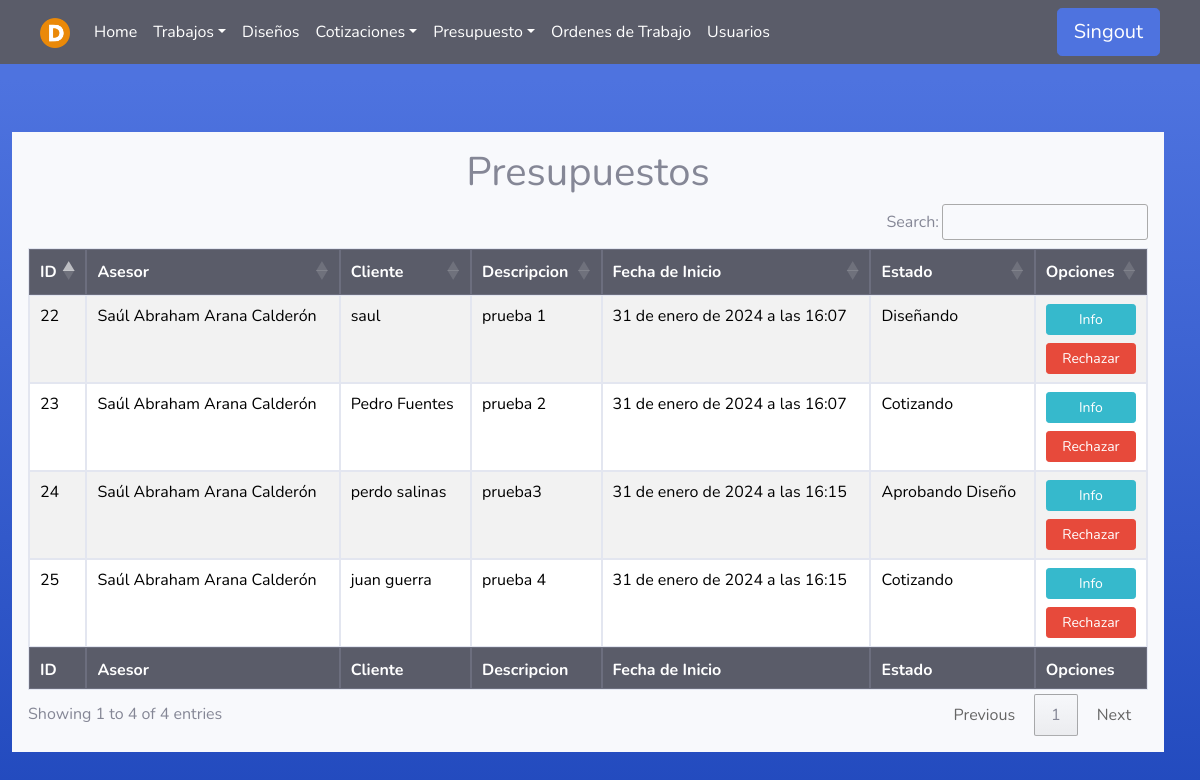
/Presupuesto/ (signed in), run on the app's committed database.
### Asesores/models.py (models this page shows)
class Presupuesto(models.Model):
    asesor = models.ForeignKey(User, on_delete=models.PROTECT, null=False, blank=False)
    fecha_inicio = models.DateTimeField(null=False, auto_now_add=True, blank=False)
    cliente = models.CharField(max_length=100, null=False, blank=False)
    descripcion = models.TextField(null=False, blank=False)
    estado=models.TextField(null=True, blank=True)
    fecha_fin = models.DateTimeField(null=True, blank=True)

### Asesores/views.py (the view)
# urls.py: path('', asesor_views.listadoP , name='Presupuesto'),
@login_required(login_url='index')
def listadoP(request):
    user = request.user
    if user.groups.filter(name='Asesor').exists():
        pres = Presupuesto.objects.filter(fecha_fin=None, asesor=user)
        return render(request, 'Asesor/listado_presupuesto.html', {'pres': pres})
    elif (user.groups.filter(name='Administrador').exists() or user.is_superuser):
        pres = Presupuesto.objects.filter(fecha_fin=None)
        return render(request, 'Asesor/listado_presupuesto.html', {'pres': pres})
    else:
        error = "No tienes permiso para acceder a esta página."
        return render(request, '404.html', {'error': error})

### Templates/Asesor/listado_presupuesto.html (shortened to what this page needs)
{% extends 'tables.html' %}
{% block botones%}
<div class="text-center">
    <h1>Presupuestos</h1>
</div>
{% endblock %}
{% load static %}
{% block head %}
<th>ID</th>
{% if user.is_superuser or user.groups.all.0.name == "Administrador" %}
<th>Asesor</th>
{% endif %}
<th>Cliente</th>
<th>Descripcion</th>
<th>Fecha de Inicio</th>
<th>Estado</th>
<th>Opciones</th>
{% endblock %}
{% block tbody %}
{% for p in pres %}
<tr>
    <td>{{ p.id }}</td>
    {% if user.is_superuser or user.groups.all.0.name == "Administrador" %}
    <td>{{ p.asesor.first_name}} {{ p.asesor.last_name}}</td>
    {% endif %}
    <td>{{ p.cliente }}</td>
    <td>{{ p.descripcion }}</td>
    <td>{{ p.fecha_inicio }}</td>
    <td>{{ p.estado }}</td>
    <td>
        <div>
            <a class="btn btn-info btn-sm btn-block" href="/Presupuesto/Informacion/{{p.id }}">Info</a>
            <a class="btn btn-danger btn-sm btn-block" href="/Presupuesto/Rechazar/{{p.id }}">Rechazar</a>
        </div>
    </td>
</tr>
{% endfor %}
{% endblock %}
{% block footer %}
<th>ID</th>
{% if user.is_superuser or user.groups.all.0.name == "Administrador" %}
<th>Asesor</th>
{% endif %}
<th>Cliente</th>
<th>Descripcion</th>
<th>Fecha de Inicio</th>
<th>Estado</th>
<th>Opciones</th>
{% endblock %}

### static/css/navbars.css (style rules this page uses)
body { padding-bottom: 20px; }

### data on the page
Presupuesto: id "22", asesor.first_name "Saúl Abraham", asesor.last_name "Arana Calderón", cliente "saul", descripcion "prueba 1", fecha_inicio "31 de enero de 2024 a las 16:07", estado "Diseñando"
Presupuesto: id "23", asesor.first_name "Saúl Abraham", asesor.last_name "Arana Calderón", cliente "Pedro Fuentes", descripcion "prueba 2", fecha_inicio "31 de enero de 2024 a las 16:07", estado "Cotizando"
Presupuesto: id "24", asesor.first_name "Saúl Abraham", asesor.last_name "Arana Calderón", cliente "perdo salinas", descripcion "prueba3", fecha_inicio "31 de enero de 2024 a las 16:15", estado "Aprobando Diseño"
Presupuesto: id "25", asesor.first_name "Saúl Abraham", asesor.last_name "Arana Calderón", cliente "juan guerra", descripcion "prueba 4", fecha_inicio "31 de enero de 2024 a las 16:15", estado "Cotizando"
